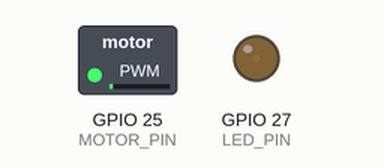
Simulated run of this program. Board: ESP32. Parts: switched loads named in the program (green lamp = pin HIGH), output pins drawn as LEDs (lit = HIGH).

Above: at 0.05 s.
At 3.55 s:
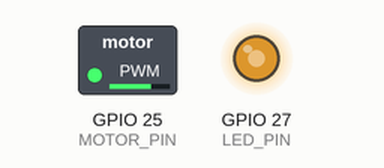
At 7.05 s:
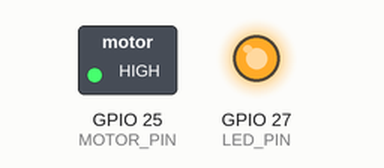
At 14.15 s:
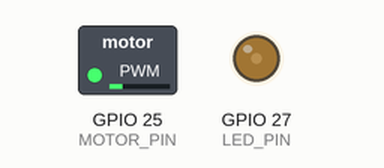
Timing chart, 0 to 26.3 s (numbered marks = the images above):
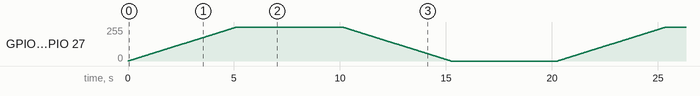

The program:

main.cpp
```cpp
#include <Arduino.h>

#define MOTOR_PIN 25          // First motor pin
#define LED_PIN 27            // Pin to control LED
#define PWM_FREQUENCY 30000   // PWM frequency for motor and LED
#define PWM_RESOLUTION 8      // PWM resolution (8-bit: 0-255)
#define MOTOR_CHANNEL 0       // PWM channel for first motor
#define LED_CHANNEL 1         // PWM channel for LED

void setDutyCycle(int dutyCycle);

void setup() {
  // Set up the PWM channel for the first motor
  ledcSetup(MOTOR_CHANNEL, PWM_FREQUENCY, PWM_RESOLUTION);
  ledcAttachPin(MOTOR_PIN, MOTOR_CHANNEL);

  // Set up the PWM channel for the LED
  ledcSetup(LED_CHANNEL, PWM_FREQUENCY, PWM_RESOLUTION);
  ledcAttachPin(LED_PIN, LED_CHANNEL);
}

void loop() {
  Serial.begin(115200);

  // Smoothly increase and decrease motor and LED brightness
  for (int dutyCycle = 0; dutyCycle <= 255; dutyCycle++) {
    setDutyCycle(dutyCycle);
    delay(20);
  }
  delay(5000);

  for (int dutyCycle = 255; dutyCycle >= 0; dutyCycle--) {
    setDutyCycle(dutyCycle);
    delay(20);
  }
  delay(5000);
}

void setDutyCycle(int dutyCycle) {
  ledcWrite(MOTOR_CHANNEL, dutyCycle);   // Update first motor PWM
  ledcWrite(LED_CHANNEL, dutyCycle);     // Update LED PWM
}
```
